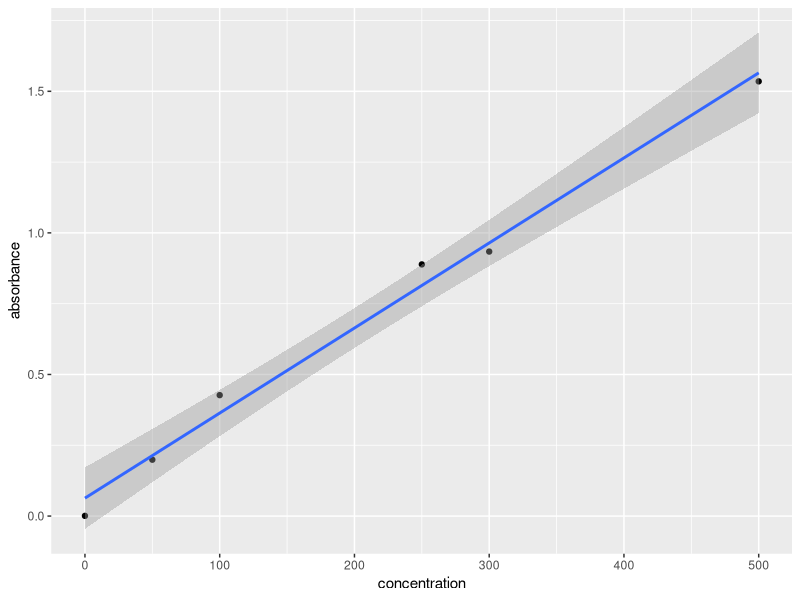
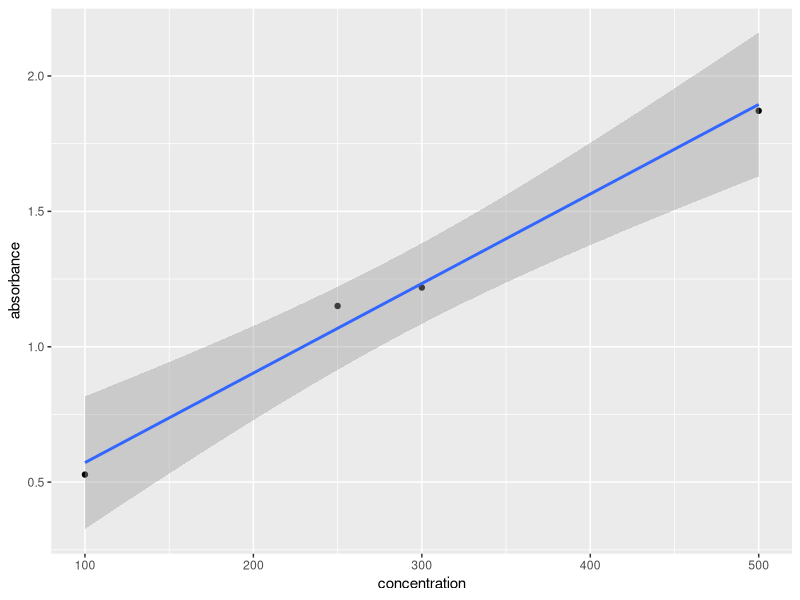
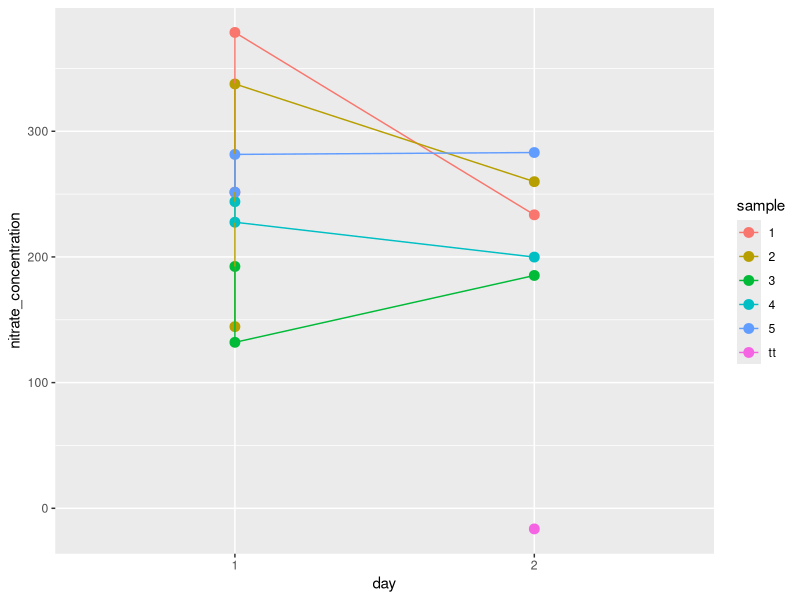
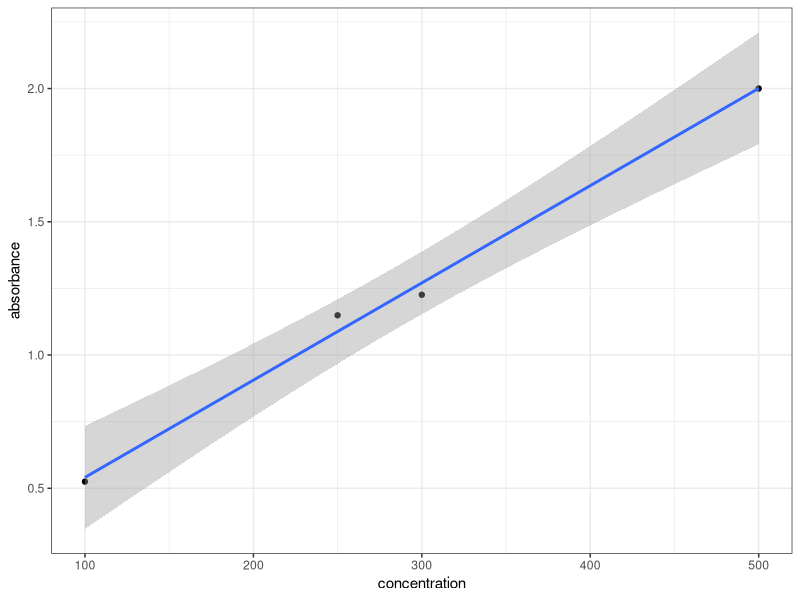

Here is the R script that generated these plots, in order:
## nitrate standard curves april 6 2017


library(tidyverse)
library(modelr)


data <- read_csv("data-raw/nitrate-standard-curve-apr06.csv")
data_raw <- read_csv("data-raw/nitrate-uptake-april-07-2017.csv")

### day 2

nitrate_day2 <- data_raw %>% 
	filter(date == "April 7 2017") %>% 
	filter(!grepl("standard", sample)) %>% 
	mutate(absorbance = (absorbance1 + absorbance2 + absorbance3)/3)

standards_day2 <- data_raw %>% 
	filter(date == "April 7 2017") %>% 
	filter(grepl("standard", sample)) %>% 
	separate(sample, into = c("standard", "concentration")) %>% 
	mutate(concentration = as.numeric(concentration)) %>% 
	mutate(absorbance = (absorbance1 + absorbance2 + absorbance3)/3)



mod_day2 <- lm(concentration ~ absorbance, data = standards_day2)

ggplot(data = standards_day2, aes(x = concentration, y = absorbance)) + geom_point() + geom_smooth(method = "lm")

nitrate_measured_day2 <- nitrate_day2 %>% 
	add_predictions(mod_day2) %>% 
	rename(nitrate_concentration = pred) %>% 
	mutate(day = "2")


## day 1


nitrate_day1 <- data_raw %>% 
	filter(date == "April 6 2017") %>% 
	filter(!grepl("standard", sample)) %>% 
	mutate(absorbance = (absorbance1 + absorbance2 + absorbance3)/3)

standards_day1 <- data_raw %>% 
	filter(date == "April 6 2017") %>% 
	filter(grepl("standard", sample)) %>% 
	separate(sample, into = c("standard", "concentration")) %>% 
	mutate(concentration = as.numeric(concentration)) %>% 
	mutate(absorbance = (absorbance1 + absorbance2 + absorbance3)/3)



mod_day1 <- lm(concentration ~ absorbance, data = standards_day1)

ggplot(data = standards_day1, aes(x = concentration, y = absorbance)) + geom_point() + geom_smooth(method = "lm")

nitrate_measured_day1 <- nitrate_day1 %>% 
	add_predictions(mod_day1) %>% 
	rename(nitrate_concentration = pred) %>% 
	mutate(day = "1")



nitrate_all <- bind_rows(nitrate_measured_day1, nitrate_measured_day2)


ggplot(aes(x = day, y = nitrate_concentration, group = sample, color = sample), data = nitrate_all) + geom_point(size = 3) +
	geom_line()

data %>% 
	filter(concentration > 50) %>% 
	filter(time == "afternoon") %>% 
ggplot(aes(x = concentration, y = absorbance)) + geom_point() +
	geom_smooth(method = "lm") +
	theme_bw()

